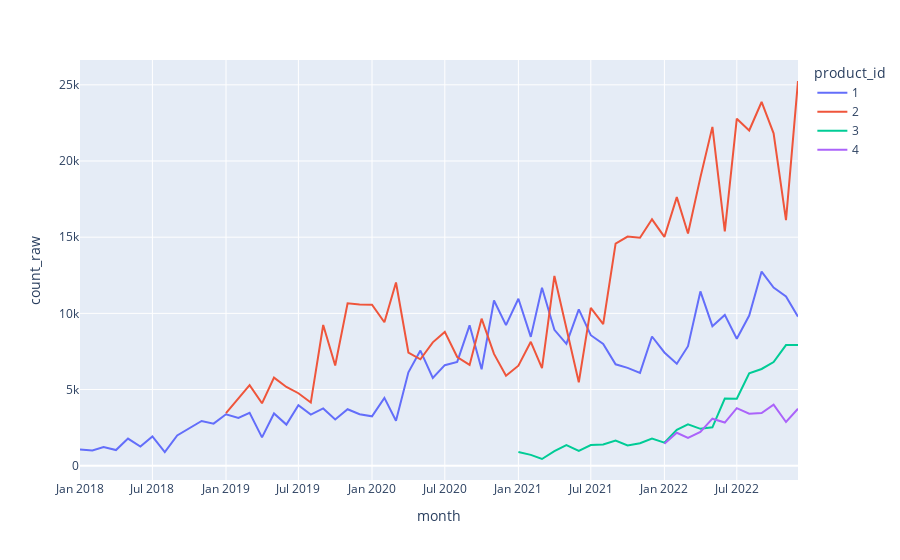

Notebook source saved alongside this figure:
### Code cell
px.line(df_order_g, x = 'month', y = 'count_raw', color = 'product_id')
